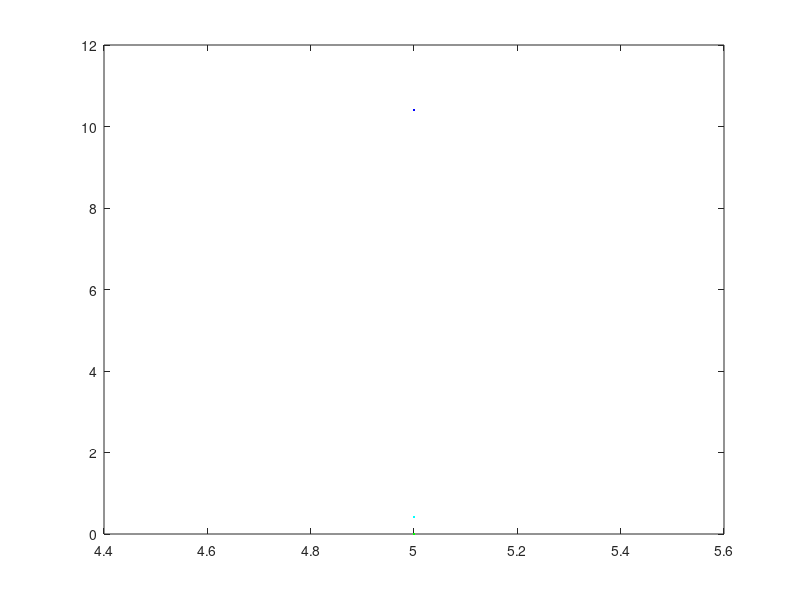

Recreate this plot in MATLAB. (Note: this script raises an error after producing the figure.)
% Single Rotor Helicopters Performance Analysis
% 
% Author: Reza Samarghandi 
% 
% rezasamarghandi@yahoo.com
%
%February 28, 2021

clear
clc
close all

minvel=input ('Minimum True Airspeed For Analysis (kts) : ');
maxvel=input ('Maximum True Airspeed For Analysis (kts) : ');
velocity=minvel:maxvel;
alfa_deg=input ('Angle Of Attack (Degrees): ');
alfa=alfa_deg*pi/180; %angle of attack (rad)
velct=input ('Climb Velocity (kts) : ');
velc=velct*1.6878; %Climb Velocity in (ft/s)
rho=input ('Density Of Air in (lbs/ft^3) : ');
m=input ('Mass Of The Helicopter in (lbs) : '); 
r= input ('Radius Of The Main Rotor Blade (ft) : ');
rtr=input ('Radius Of The Tail Rotor Blade (ft) : ');
chord=input ('Chord Of The Main Rotor Blade (ft) : '); 
chordtr=input ('Chord Of The Tail Rotor Blade (ft) : ');  
nb=input ('Number Of Blades Of The Main Rotor : '); 
nbtr=input ('Number Of Blades Of The Tail Rotor : '); 
dtr=input ('Distance From The Tail Rotor Shaft To The Center Of Mass Of The Helicopter (ft) : ');  

cd0=input ('Main Rotor Blade Airfoil Drag Coefficient in Zero Angle Of Attack (cd0) : ');
cd0tr=input ('Tail Rotor Blade Airfoil Drag Coefficient in Zero Angle Of Attack (cd0 tr) : ');
g=32.17; %Gravitational Acceleration
rpm=input ('RPM of The Main Rotor : ');
rpmtr=input ('RPM of The Tail Rotor : ');
hpav=input ('Available power in hourse power : '); 
Pav=hpav*17696; %Available Power in (lb*ft^2/s^3)
mf=input ('fuel mass (lbs) : ');
sfchp=input ('specific fuel consumption (lb/(hp*h) : ');
sfc=sfchp/17696;
n=input ('Load Factor For Turn Radius (Use Maximum Load Factor To Find Minimum Turn Radius : ');
f=input ('Equivalent Flat Plate Area Of The Fuselage (ft^2) : '); 
k=input ('Induced power factor (Preferred Value is 1.15) : ');
kk=input ('Correction parameter (Preferred Value is 4.7) : '); 
omega=rpm*2*pi/60; %Main Rotor Rotational Speed (rad/s)
omegatr=rpmtr*2*pi/60; %Tail Rotor Rotational Speed (rad/s)
vtip=r*omega; %Main Rotor Blade Tip Speed (ft/s)
vtiptr=rtr*omegatr; %Tail Rotor Blade Tip Speed (ft/s)

a=pi*r^2; %Area of The Main Rotor (ft^2)
atr=pi*rtr^2; %Area of the Tail Rotor (ft^2)
sigma=nb*chord/(2*pi*r); %Solidity of The Main Rotor 
sigmatr=nbtr*chord/(2*pi*r); %Solidity of The Tail Rotor
w=m*g; %Weight of The Helicopter (lb*ft/s^2)
cw=w/(rho*a*vtip^2); %Coefficient of Weight

shp=17696; %hp to (lb*ft^2/s^3) 
Pc=w*velc; %Climb Power (lb*ft^2/s^3)
hpc=Pc/shp; %Climb Power (hp)
cpc=Pc/(rho*a*vtip^3);  %Climb Power Coefficient


for j=1:length(velocity)
v=velocity(j)*1.6878; %forward velocity in ft/s

miu=v*cos(alfa)/vtip; %Main Rotor Advance Ratio
miutr=miu*vtip/vtiptr; %Tail Rotor Advance Ratio

landa=sqrt(cw/2); %Initial Guess Of The Main Rotor Inflow Ratio

for i=1:50
    landa=miu*tan(alfa)+cw/(2*sqrt(miu^2+landa^2)); %Main Rotor Inflow Ratio
end

cpi=(k*cw^2)/(2*sqrt(miu^2+landa^2)); %Main Rotor Induced Power Coefficient
cp0=sigma*cd0/8*(1+kk*miu^2); %Main Rotor Profile Power Coefficient
cpp=0.5*f/a*miu^3; %Parasite Power Coefficient Of The Helicopter
Pi=cpi*rho*a*vtip^3; %Main Rotor Induced Power
P0=cp0*rho*a*vtip^3; %Main Rotor Profile Power
Pp=cpp*rho*a*vtip^3; %Parasite Power Of The Helicopter


ttr=(Pi+P0+Pp)/(omega*dtr); %Tail Rotor Required Thrust
cttr=ttr/(rho*atr*vtiptr^2); %Thrust Coefficient Of The Tail Rotor
landatr=sqrt(cttr/2); %Initial Guess Of The Tail Rotor Inflow Ratio

for i=1:50
    landatr=v*sin(alfa)/vtiptr+cttr/(2*sqrt(miutr^2+landatr^2)); %Tail Rotor Inflow Ratio
end

cpitr=(k*cttr^2)/(2*sqrt(miutr^2+landatr^2)); %Tail Rotor Induced Power Coefficient
cp0tr=sigmatr*cd0tr/8*(1+kk*miutr^2); %Tail Rotor Profile Power Coefficient

Pitr=cpitr*rho*atr*vtiptr^3/550; %Tail Rotor Induced Power
P0tr=cp0tr*rho*atr*vtiptr^3/550; %Tail Rotor Profile Power

Ptr=Pitr+P0tr; %Tail Rotor Power

cp= cpi+cp0+cpp+cpitr+cp0tr+cpc; %Total Required Power Coefficient
P=Pi+P0+Pp+Ptr+Pc; %Total Required Power
shp=17696;
hpi=Pi/shp; %Induced Power In HP 
hp0=P0/shp; %Profile Power In HP
hpp=Pp/shp; %Parasite Power In HP
hptr=Ptr/shp; %Tail Rotor Power In HP
hp=P/shp; %Total Required Power In HP

descend(j)=-cp/cw*vtip*60; %Vertical Autorotation Rate Of Descend (ft/min)

endurance(j)=mf/(P*sfc); %Endurance Of The Helicopter (Hour)

range(j)=mf*v/(P*sfc/3600); %Range Of The Helicopter (ft)

rc(j)=(Pav-P)/w; %Rate Of Climb ft/s


ld(j)=w*v/P; %L/D Of The Helicopter

radius(j)=v^2/(sqrt(n^2-1)*g); %Turn Radius For specific Load Factor



hpis(j)=hpi;
hp0s(j)=hp0;
hpps(j)=hpp;
hptrs(j)=hptr;
hps(j)=hp;
hpavs(j)=hpav;

end

figure()
plot(velocity,hpis,'g','DisplayName','Induced Power')
hold on

plot(velocity,hp0s,'b','DisplayName','Profile Power')
hold on

plot(velocity,hpps,'c','DisplayName','Parasite Power')
hold on

plot(velocitys,hptrs,'r.','DisplayName','Tail Rotor Power')
hold on

plot(velocity,hps,'m','DisplayName','Total Power')
hold on

plot(velocity,hpavs,'k','DisplayName','Available Power')
hold on
title('Power Curve')
xlabel('True Airspeed (kts)')
ylabel('Power (hp)')
legend('show')

figure
plot(velocity,descend,'c.')
title('Autorotation Descend Rate')
xlabel('True Airspeed (kts)')
ylabel('Descend Rate (ft/min)')

figure
plot(velocity,ld,'c.')
title('Lift to Drag Ratio vs Airspeed')
xlabel('True Airspeed (kts)')
ylabel('L/D')


figure
plot(velocity,rc,'c.')
title('Rate Of Climb')
xlabel('True Airspeed (kts)')
ylabel('Rate of Climb (ft/s)')





figure
plot(velocity,range,'c.')
title('Range Of The Helicopter')
xlabel('True Airspeed (kts)')
ylabel('Range (ft)')

figure
plot(velocity,endurance,'c.')
title('Endurance Of The Helicopter')
xlabel('True Airspeed (kts)')
ylabel('Endurance (hour)')

figure
plot(velocity,radius,'c.')
title('Turn Radius')
xlabel('True Airspeed (kts)')
ylabel('Turn Radius (ft)')
